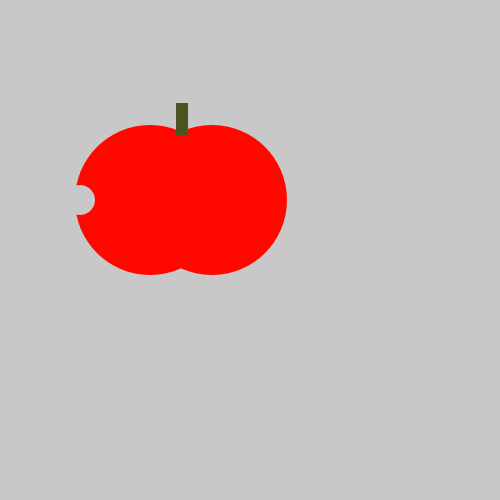
Frame 1 (no input)
Frame 60 (the mouse pressed at the canvas centre just before this capture): identical to frame 1, image omitted
Frame 120 (the mouse held since frame 60 and released just before this capture): identical to frame 1, image omitted

The Processing sketch that drew this single still picture (run headless with seeded random() and noise(); from frame 60 on, the mouse is pressed at the canvas centre):

// Processing sketch: tasty_tomato
// ── tasty_tomato.pde
void setup() {
    size(500, 500);
}
void draw() {
    background(200, 200, 200);
    noStroke();
    fill(#ff0800);
    ellipse(150, 200, 150, 150);
    fill(#ff0800) ;
    ellipse(212, 200, 150, 150); 
fill(#4b5320) ;
   rect(176, 103, 12, 32); 
   fill(200, 200, 200) ;
   ellipse(80, 200, 30, 30) ;
    
}
